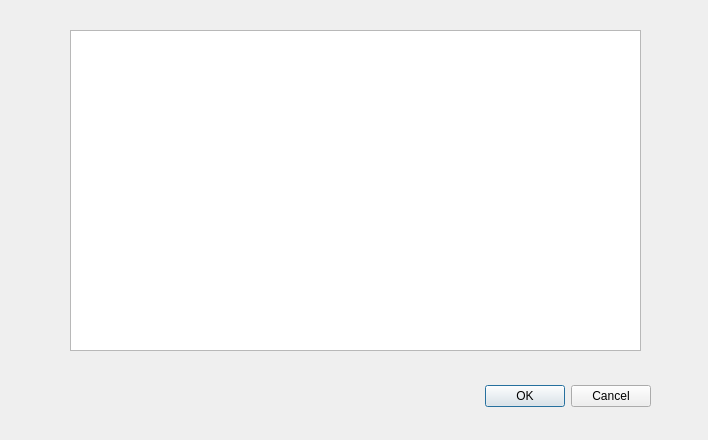
<?xml version="1.0" encoding="UTF-8"?>
<ui version="4.0">
 <class>Dialog</class>
 <widget class="QDialog" name="Dialog">
  <property name="geometry">
   <rect>
    <x>0</x>
    <y>0</y>
    <width>708</width>
    <height>440</height>
   </rect>
  </property>
  <property name="windowTitle">
   <string>Dialog</string>
  </property>
  <widget class="QDialogButtonBox" name="buttonBox">
   <property name="geometry">
    <rect>
     <x>310</x>
     <y>380</y>
     <width>341</width>
     <height>32</height>
    </rect>
   </property>
   <property name="orientation">
    <enum>Qt::Horizontal</enum>
   </property>
   <property name="standardButtons">
    <set>QDialogButtonBox::Cancel|QDialogButtonBox::Ok</set>
   </property>
  </widget>
  <widget class="QTableView" name="tableView">
   <property name="geometry">
    <rect>
     <x>70</x>
     <y>30</y>
     <width>571</width>
     <height>321</height>
    </rect>
   </property>
  </widget>
 </widget>
 <resources/>
 <connections>
  <connection>
   <sender>buttonBox</sender>
   <signal>accepted()</signal>
   <receiver>Dialog</receiver>
   <slot>accept()</slot>
   <hints>
    <hint type="sourcelabel">
     <x>248</x>
     <y>254</y>
    </hint>
    <hint type="destinationlabel">
     <x>157</x>
     <y>274</y>
    </hint>
   </hints>
  </connection>
  <connection>
   <sender>buttonBox</sender>
   <signal>rejected()</signal>
   <receiver>Dialog</receiver>
   <slot>reject()</slot>
   <hints>
    <hint type="sourcelabel">
     <x>316</x>
     <y>260</y>
    </hint>
    <hint type="destinationlabel">
     <x>286</x>
     <y>274</y>
    </hint>
   </hints>
  </connection>
 </connections>
</ui>
